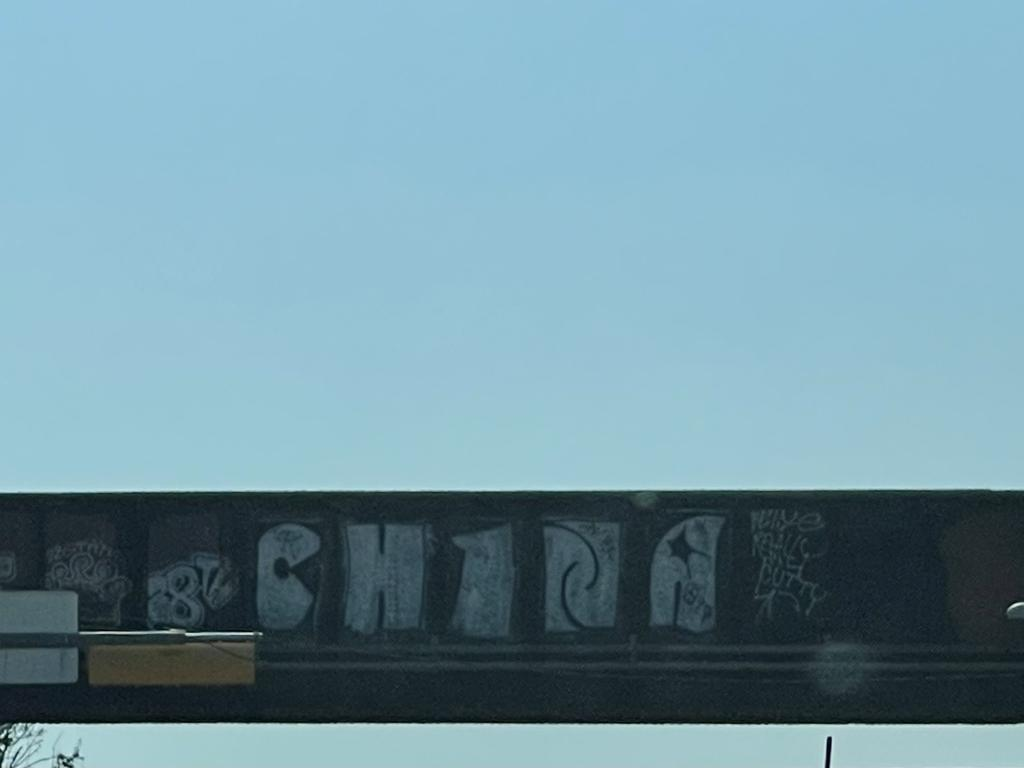
#> input picture Raw_Data(images with cation)/1.png, 1024 x 768 px
$ python -i Generate_testing.py   (imports and definitions only)
#> lines starting #> are read from the running program, lines starting #| are printed output that depends on the picture
"""
Region-based Image Editing using Soft Mask (Prompt2PromptInpaintPipeline)
"""

import sys
import os
import argparse
import random
import torch
import numpy as np
from PIL import Image

# Thêm path
sys.path.insert(0, os.path.join(os.path.dirname(__file__), "data_generation"))
from sdxl_p2p_pipeline import Prompt2PromptInpaintPipeline
from util import create_controller

def load_and_resize(image_path, target_size=512):
#> called with image_path = 'Raw_Data(images with cation)/1.png', target_size = 512
    img = Image.open(image_path).convert("RGB")
#> img is the input picture: PIL image 1024x768 RGB; mean R, G, B 115, 150.7, 164
    width, height = img.size
#> width = 1024; height = 768
    if width > height:
        new_width = int(target_size * width / height)
#> new_width = 682
        img = img.resize((new_width, target_size), Image.LANCZOS)
#> img: PIL image 682x512 RGB
    else:
        new_height = int(target_size * height / width)
        img = img.resize((target_size, new_height), Image.LANCZOS)
    width, height = img.size
#> width = 682; height = 512
    left = (width - target_size) // 2
#> left = 85
    top = (height - target_size) // 2
#> top = 0
    return img.crop((left, top, left + target_size, top + target_size))
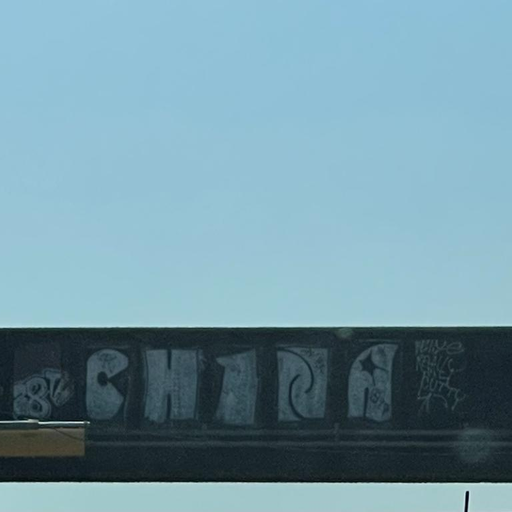
#> returned value: PIL image 512x512 RGB; mean R, G, B 115.2, 151.2, 164.5

def compare_prompts(prompt1, prompt2):
    return [w2 for w1, w2 in zip(prompt1.split(), prompt2.split()) if w1 != w2]

# [107 lines left out: function main, not called in this run]

# [2 lines not run here, left out]

>>> result = load_and_resize('Raw_Data(images with cation)/1.png')

$ run again, on Raw_Data(images with cation)/3.png
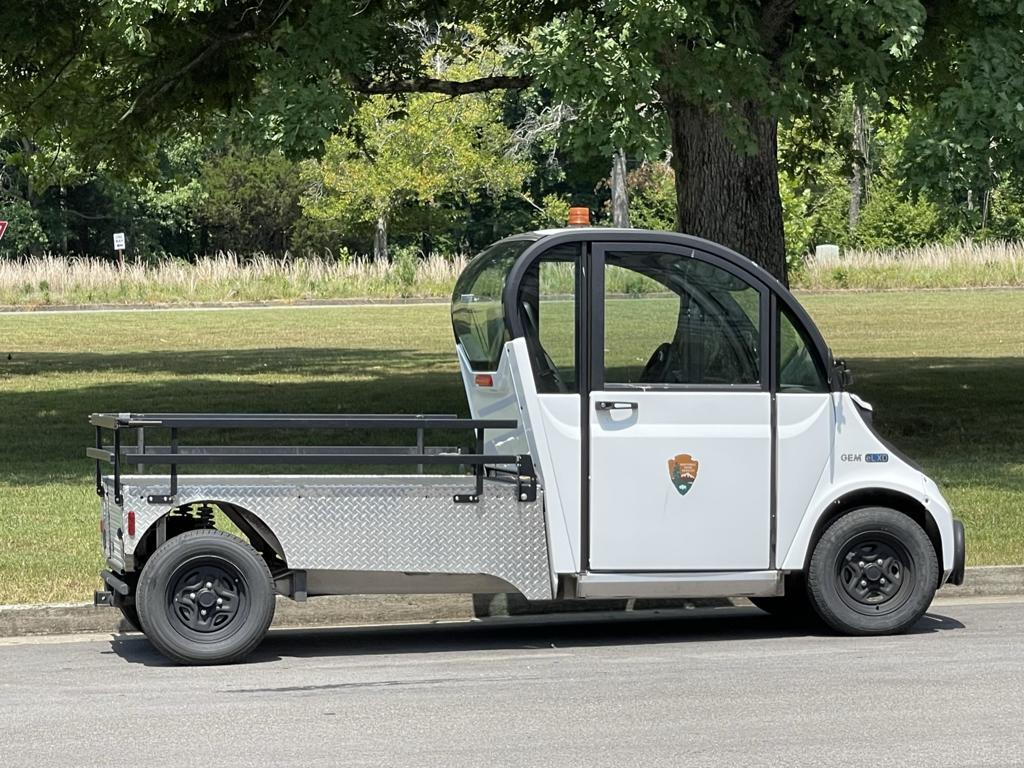
#> input picture Raw_Data(images with cation)/3.png, 1024 x 768 px
#> in load_and_resize, img is the input picture: PIL image 1024x768 RGB; mean R, G, B 115.9, 121, 103.3
#> img: PIL image 682x512 RGB
#> in load_and_resize, `return img.crop((left, top, left + target_size, top + target_size))`:
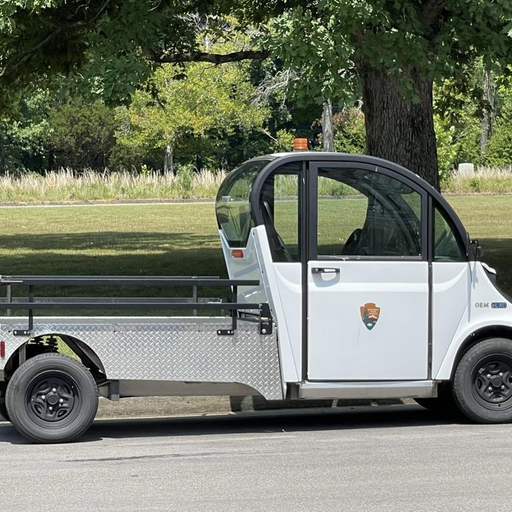
#> returned value: PIL image 512x512 RGB; mean R, G, B 116, 121.1, 105.8

$ run again, on Raw_Data(images with cation)/4.png
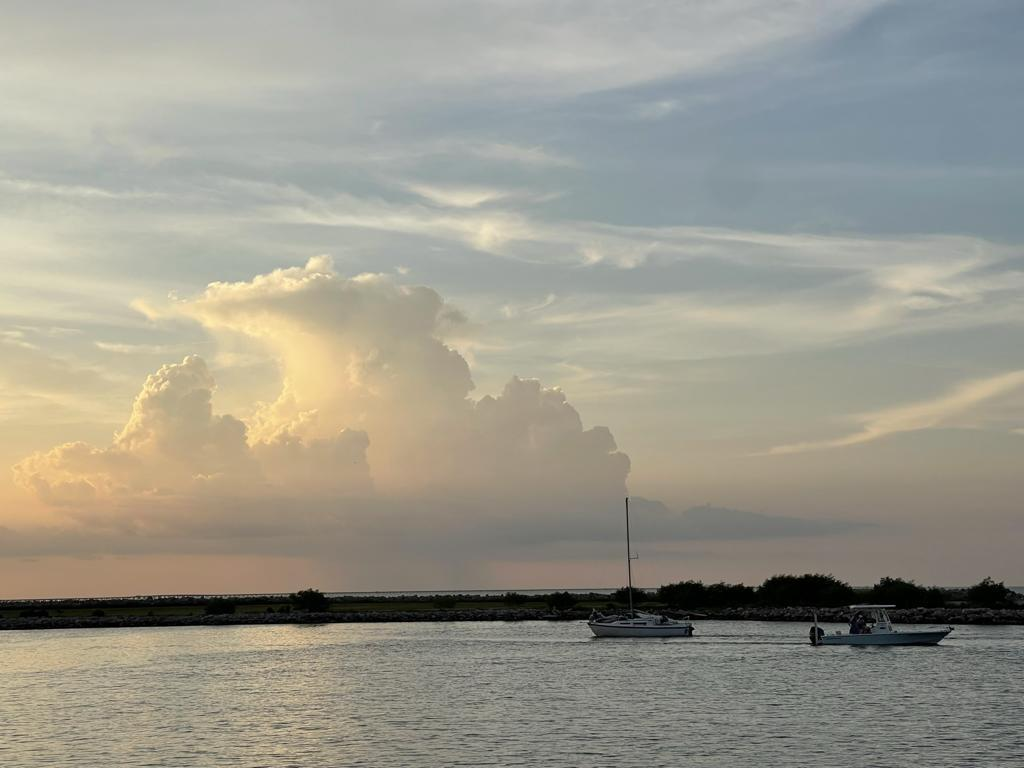
#> input picture Raw_Data(images with cation)/4.png, 1024 x 768 px
#> in load_and_resize, img is the input picture: PIL image 1024x768 RGB; mean R, G, B 155.5, 153.1, 141.1
#> img: PIL image 682x512 RGB
#> in load_and_resize, `return img.crop((left, top, left + target_size, top + target_size))`:
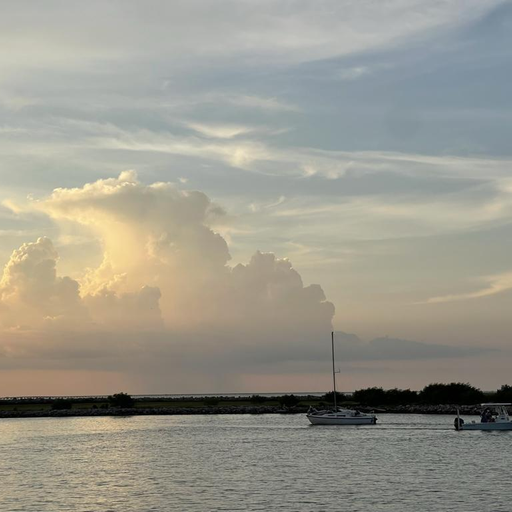
#> returned value: PIL image 512x512 RGB; mean R, G, B 154.7, 152.5, 141.1

$ run again, on Raw_Data(images with cation)/5.png
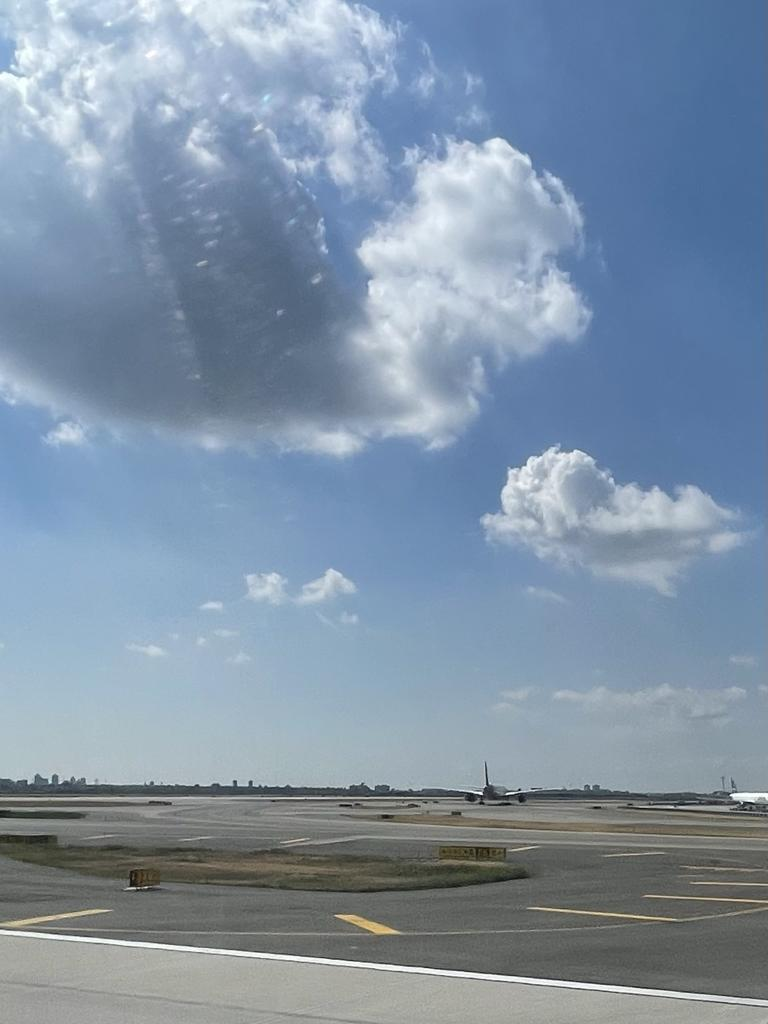
#> input picture Raw_Data(images with cation)/5.png, 768 x 1024 px
#> in load_and_resize, img is the input picture: PIL image 768x1024 RGB; mean R, G, B 128.5, 146.7, 166.3
#> img: PIL image 512x682 RGB
#> in load_and_resize, `return img.crop((left, top, left + target_size, top + target_size))`:
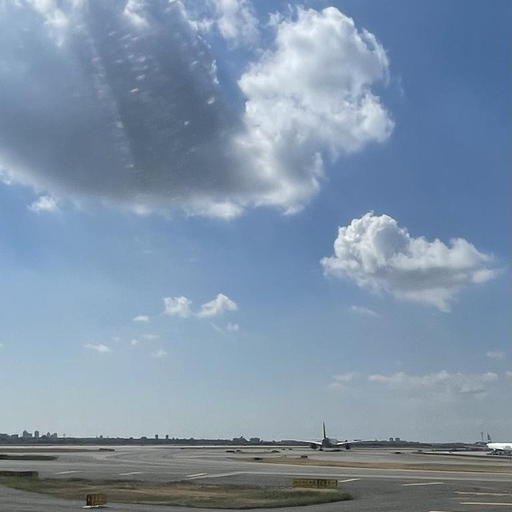
#> returned value: PIL image 512x512 RGB; mean R, G, B 126.4, 146.4, 168
